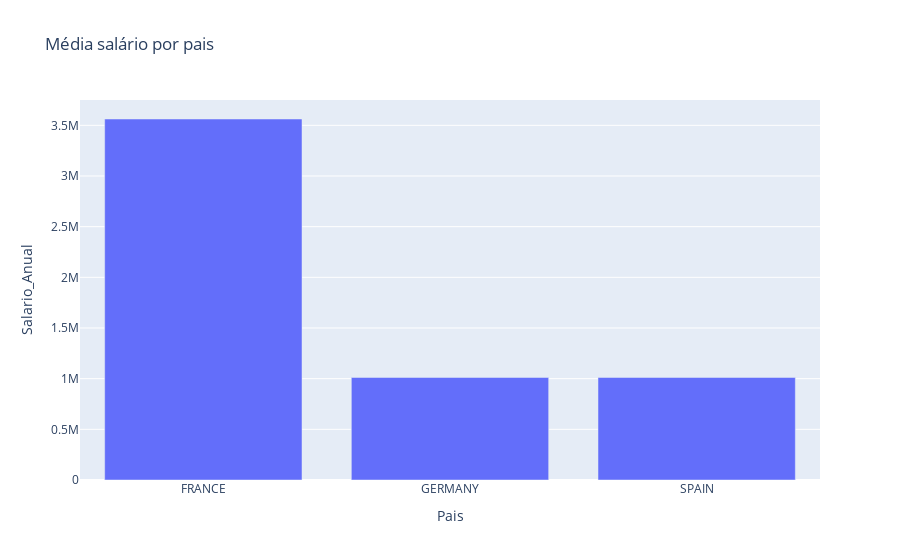

Source (notebook cell):
### Markdown cell above
**Variáveis de interação:** duas variáveis que não possuem relação direta com a variável principal, mas sua combinação pode ser significativamente informativa sobre a variável principal.

**Variável mediadora:** uma variável pode não ter interação direta com a variável principal, mas pode afetar indiretamente a relação de outras variáveis com a variável principal.

**Variável de confusão:** pode não parecer relacionada com a variável principal mas na verdade está correlacionada com uma variável que está relacionada com a variável principal.

### Code cell
df_agrupado_salario_pais = df.groupby('Pais')['Salario_Anual'].median().reset_index()
fig = px.bar(
    df_agrupado_salario_pais,
    x = 'Pais',
    y = 'Salario_Anual',
    title = 'Média salário por pais',
    template = 'plotly'
)

fig.show()

### Figure 1 — Plotly figure (JSON) as saved in the notebook; plotly's stock layout.template omitted (floating-point values rounded to 4 significant figures)
{"data": [{"hovertemplate": "Pais=%{x}<br>Salario_Anual=%{y}<extra></extra>", "legendgroup": "", "marker": {"color": "#636efa", "pattern": {"shape": ""}}, "name": "", "orientation": "v", "showlegend": false, "textposition": "auto", "x": ["FRANCE", "GERMANY", "SPAIN"], "xaxis": "x", "y": [3563000.0, 1012000.0, 1012000.0], "yaxis": "y", "type": "bar"}], "layout": {"xaxis": {"anchor": "y", "domain": [0.0, 1.0], "title": {"text": "Pais"}}, "yaxis": {"anchor": "x", "domain": [0.0, 1.0], "title": {"text": "Salario_Anual"}}, "legend": {"tracegroupgap": 0}, "title": {"text": "Média salário por pais"}, "barmode": "relative"}}
